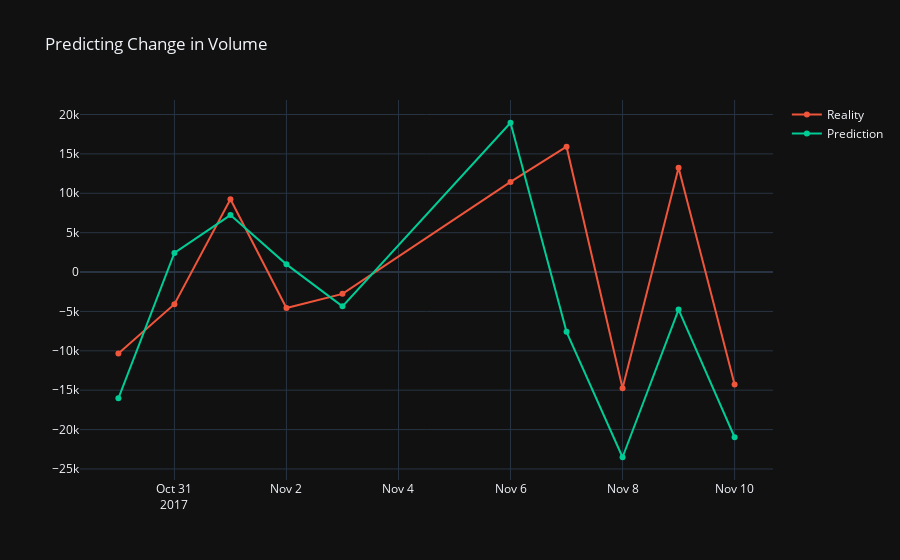
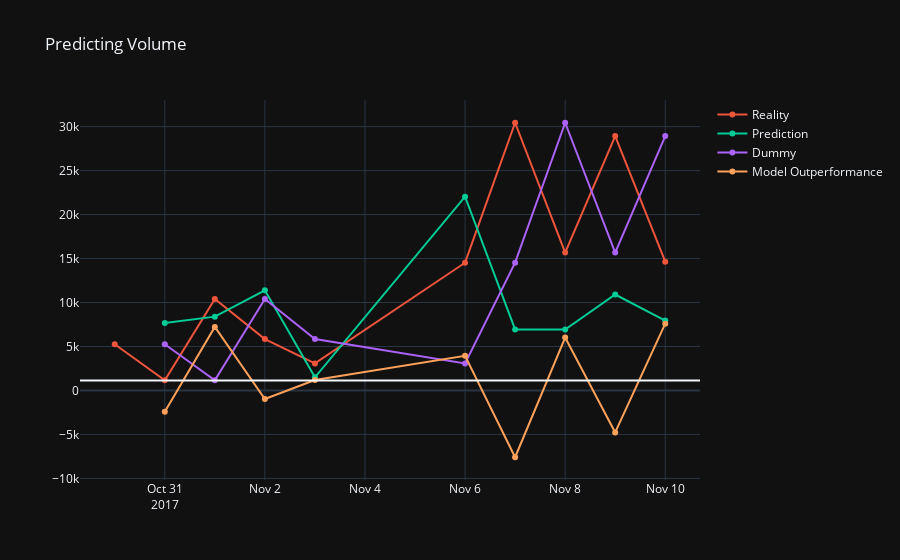

The code cell stored with these charts, in order, in its notebook:
### Code cell
######### Delta V

fig = px.line(title='Predicting Change in Volume')

fig.add_scatter(x=prediction_df.index, y=prediction_df['DeltaV'], name='Reality')
fig.add_scatter(x=prediction_df.index, y=prediction_df['pred_DeltaV'], name='Prediction')

fig.update_layout(template='plotly_dark')
fig.show()


fig = px.line(title='Predicting Volume')
fig.add_scatter(x=prediction_df.index, y=prediction_df['Volume'], name='Reality')
fig.add_scatter(x=prediction_df.index, y=prediction_df['pred_Volume'], name='Prediction')

fig.add_scatter(x=prediction_df.index, y=prediction_df['dummy_Volume'], name='Dummy')
fig.add_scatter(x=prediction_df.index, y=prediction_df['Model outperformance'], name='Model Outperformance')


fig.add_hline(y=np.mean(prediction_df['Model outperformance']))

fig.update_layout(template='plotly_dark')
fig.show()

np.mean(prediction_df['Model outperformance'])

### Figure 1 — Plotly figure (JSON) as saved in the notebook; plotly's stock layout.template omitted (floating-point values rounded to 4 significant figures)
{"data": [{"hovertemplate": "<extra></extra>", "legendgroup": "", "line": {"color": "#636efa", "dash": "solid"}, "marker": {"symbol": "circle"}, "mode": "lines", "name": "", "orientation": "v", "showlegend": false, "type": "scatter", "xaxis": "x", "yaxis": "y"}, {"name": "Reality", "type": "scatter", "x": ["2017-10-30T00:00:00", "2017-10-31T00:00:00", "2017-11-01T00:00:00", "2017-11-02T00:00:00", "2017-11-03T00:00:00", "2017-11-06T00:00:00", "2017-11-07T00:00:00", "2017-11-08T00:00:00", "2017-11-09T00:00:00", "2017-11-10T00:00:00"], "y": [-10339, -4086, 9247, -4565, -2769, 11447, 15913, -14763, 13247, -14286]}, {"name": "Prediction", "type": "scatter", "x": ["2017-10-30T00:00:00", "2017-10-31T00:00:00", "2017-11-01T00:00:00", "2017-11-02T00:00:00", "2017-11-03T00:00:00", "2017-11-06T00:00:00", "2017-11-07T00:00:00", "2017-11-08T00:00:00", "2017-11-09T00:00:00", "2017-11-10T00:00:00"], "y": [-16020.0, 2421.0, 7227.0, 974.4, -4355.0, 18950.0, -7592.0, -23510.0, -4768.0, -20980.0]}], "layout": {"legend": {"tracegroupgap": 0}, "title": {"text": "Predicting Change in Volume"}, "xaxis": {"anchor": "y", "domain": [0, 1]}, "yaxis": {"anchor": "x", "domain": [0, 1]}}}

### Figure 2 — Plotly figure (JSON) as saved in the notebook; plotly's stock layout.template omitted (floating-point values rounded to 4 significant figures)
{"data": [{"hovertemplate": "<extra></extra>", "legendgroup": "", "line": {"color": "#636efa", "dash": "solid"}, "marker": {"symbol": "circle"}, "mode": "lines", "name": "", "orientation": "v", "showlegend": false, "type": "scatter", "xaxis": "x", "yaxis": "y"}, {"name": "Reality", "type": "scatter", "x": ["2017-10-30T00:00:00", "2017-10-31T00:00:00", "2017-11-01T00:00:00", "2017-11-02T00:00:00", "2017-11-03T00:00:00", "2017-11-06T00:00:00", "2017-11-07T00:00:00", "2017-11-08T00:00:00", "2017-11-09T00:00:00", "2017-11-10T00:00:00"], "y": [5254, 1168, 10415, 5850, 3081, 14528, 30441, 15678, 28925, 14639]}, {"name": "Prediction", "type": "scatter", "x": ["2017-10-30T00:00:00", "2017-10-31T00:00:00", "2017-11-01T00:00:00", "2017-11-02T00:00:00", "2017-11-03T00:00:00", "2017-11-06T00:00:00", "2017-11-07T00:00:00", "2017-11-08T00:00:00", "2017-11-09T00:00:00", "2017-11-10T00:00:00"], "y": [null, 7675.0, 8395.0, 11390.0, 1495.0, 22040.0, 6936.0, 6929.0, 10910.0, 7950.0]}, {"name": "Dummy", "type": "scatter", "x": ["2017-10-30T00:00:00", "2017-10-31T00:00:00", "2017-11-01T00:00:00", "2017-11-02T00:00:00", "2017-11-03T00:00:00", "2017-11-06T00:00:00", "2017-11-07T00:00:00", "2017-11-08T00:00:00", "2017-11-09T00:00:00", "2017-11-10T00:00:00"], "y": [null, 5254, 1168, 10415, 5850, 3081, 14528, 30441, 15678, 28925]}, {"name": "Model Outperformance", "type": "scatter", "x": ["2017-10-30T00:00:00", "2017-10-31T00:00:00", "2017-11-01T00:00:00", "2017-11-02T00:00:00", "2017-11-03T00:00:00", "2017-11-06T00:00:00", "2017-11-07T00:00:00", "2017-11-08T00:00:00", "2017-11-09T00:00:00", "2017-11-10T00:00:00"], "y": [null, -2421.0, 7227.0, -974.4, 1183.0, 3939.0, -7592.0, 6014.0, -4768.0, 7597.0]}], "layout": {"legend": {"tracegroupgap": 0}, "shapes": [{"type": "line", "x0": 0, "x1": 1, "xref": "x domain", "y0": 1134.0, "y1": 1134.0, "yref": "y"}], "title": {"text": "Predicting Volume"}, "xaxis": {"anchor": "y", "domain": [0, 1]}, "yaxis": {"anchor": "x", "domain": [0, 1]}}}
